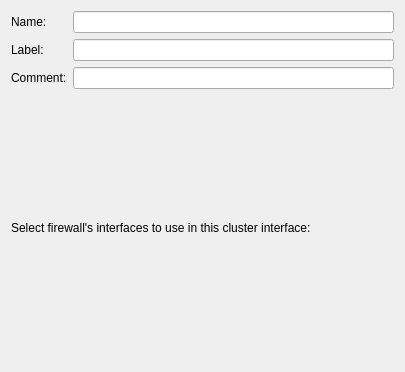
<?xml version="1.0" encoding="UTF-8"?>
<ui version="4.0">
 <class>ClusterInterfaceWidget</class>
 <widget class="QWidget" name="ClusterInterfaceWidget">
  <property name="geometry">
   <rect>
    <x>0</x>
    <y>0</y>
    <width>405</width>
    <height>372</height>
   </rect>
  </property>
  <property name="windowTitle">
   <string>Form</string>
  </property>
  <layout class="QVBoxLayout" name="verticalLayout">
   <item>
    <layout class="QGridLayout" name="gridLayout">
     <item row="0" column="0">
      <widget class="QLabel" name="label">
       <property name="text">
        <string>Name:</string>
       </property>
      </widget>
     </item>
     <item row="1" column="0">
      <widget class="QLabel" name="label_2">
       <property name="text">
        <string>Label:</string>
       </property>
      </widget>
     </item>
     <item row="2" column="0">
      <widget class="QLabel" name="label_3">
       <property name="text">
        <string>Comment:</string>
       </property>
      </widget>
     </item>
     <item row="0" column="1">
      <widget class="QLineEdit" name="name"/>
     </item>
     <item row="1" column="1">
      <widget class="QLineEdit" name="label_4"/>
     </item>
     <item row="2" column="1">
      <widget class="QLineEdit" name="comment"/>
     </item>
    </layout>
   </item>
   <item>
    <widget class="QLabel" name="label_5">
     <property name="text">
      <string>Select firewall's interfaces to use in this cluster interface:</string>
     </property>
    </widget>
   </item>
   <item>
    <layout class="QHBoxLayout" name="interfaces"/>
   </item>
  </layout>
 </widget>
 <resources/>
 <connections>
  <connection>
   <sender>name</sender>
   <signal>textChanged(QString)</signal>
   <receiver>ClusterInterfaceWidget</receiver>
   <slot>nameChanged(QString)</slot>
   <hints>
    <hint type="sourcelabel">
     <x>95</x>
     <y>25</y>
    </hint>
    <hint type="destinationlabel">
     <x>2</x>
     <y>92</y>
    </hint>
   </hints>
  </connection>
 </connections>
 <slots>
  <slot>nameChanged(QString)</slot>
 </slots>
</ui>
